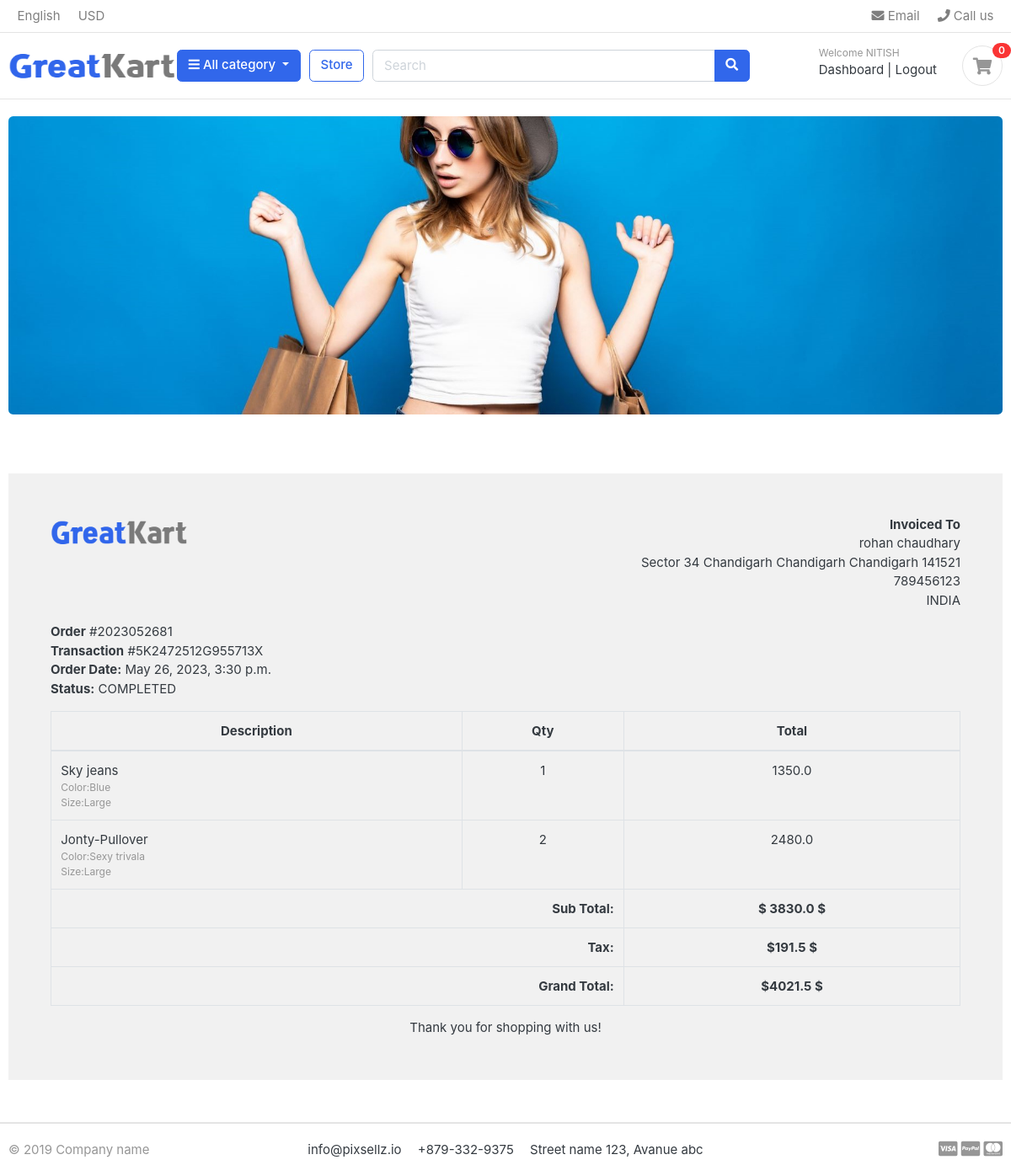
The app's page /accounts/order_detail/2023052681 (signed in) with its own data.
### accounts/models.py (models this page shows, shortened)
class Account(AbstractBaseUser):
    first_name = models.CharField(max_length=50)
    last_name = models.CharField(max_length=50)
    username = models.CharField(max_length=50 ,unique=True)
    email = models.EmailField(max_length=100 , unique=True)
    phone_number = models.CharField(max_length=50)
    date_joined = models.DateTimeField(auto_now_add=True)
    last_login = models.DateTimeField(auto_now_add=True)
    is_admin = models.BooleanField(default=False)
    is_staff = models.BooleanField(default=False)
    is_active = models.BooleanField(default=False)
    is_superadmin = models.BooleanField(default=False)
    USERNAME_FIELD = 'email'
    REQUIRED_FIELDS = ['username' , 'first_name' , 'last_name']
    objects = MyAccountManager()

### orders/models.py (models this page shows, shortened)
class Order(models.Model):
    STATUS =(
        ("New" , "New"),
        ("Accepted","Accepted"),
        ("Completed","Completed"),
        ("Cancelled" , "Cancelled"),
    )
    user = models.ForeignKey(Account , on_delete=models.CASCADE)
    payment = models.ForeignKey(Payment , on_delete=models.CASCADE ,blank=True , null=True)
    order_number = models.CharField(max_length=20)
    first_name = models.CharField(max_length=50)
    last_name = models.CharField(max_length=50)
    phone = models.CharField(max_length=15)
    email = models.EmailField(max_length = 50)
    address_line1 = models.CharField(max_length=100)
    address_line2 = models.CharField(max_length=70 , blank=True)
    state = models.CharField(max_length=20)
    city = models.CharField(max_length=30)
    zip = models.CharField(max_length=10 , null=True)
    order_total = models.FloatField()
    tax = models.FloatField()
    status = models.CharField(max_length=10 ,choices=STATUS , default="NEW")
    ip = models.CharField(blank= True , max_length = 20)
    is_ordered = models.BooleanField(default=False)
    created_at = models.DateTimeField(auto_now_add=True)
    updated_at = models.DateTimeField(auto_now=True)
    def full_name(self):
        return f'{self.first_name} {self.last_name}'
    def full_address(self):
        return f'{self.address_line1} {self.address_line2} {self.state} {self.city} {self.zip}'

class Payment(models.Model):
    user = models.ForeignKey(Account , on_delete=models.CASCADE)
    payment_id= models.CharField(max_length=100)
    payment_method = models.CharField(max_length=100)
    amount_paid = models.CharField(max_length=100)
    status = models.CharField(max_length=100)
    created_at = models.DateTimeField(auto_now_add=True)

class OrderProduct(models.Model):
    order = models.ForeignKey(Order , on_delete=models.CASCADE)
    payment = models.ForeignKey(Payment , on_delete=models.SET_NULL , blank=True , null=True)
    user = models.ForeignKey(Account , on_delete=models.CASCADE)
    product = models.ForeignKey(Product , on_delete=models.CASCADE)
    variation = models.ManyToManyField(Variation ,blank=True)
    quantity = models.IntegerField()
    productPrice = models.FloatField()
    ordered = models.BooleanField(default=False)
    created_at = models.DateTimeField(auto_now_add=True)
    updated_at = models.DateTimeField(auto_now=True)
    def product_total(self):
        return (self.productPrice*self.quantity)

### store/models.py (models this page shows, shortened)
class Product(models.Model):
    product_name = models.CharField(max_length =200  , unique=True)
    slug = models.CharField(max_length=200 , unique=True)
    description = models.TextField(max_length=500 , blank=True)
    price = models.IntegerField()
    images= models.ImageField(upload_to= 'photos/products')
    stock = models.IntegerField()
    is_available = models.BooleanField(default=True)
    category = models.ForeignKey(Category ,on_delete=models.CASCADE)
    created_date = models.DateTimeField(auto_now_add=True)
    modified_date = models.DateTimeField(auto_now=True)

class Variation(models.Model):
    product = models.ForeignKey(Product , on_delete=models.CASCADE)
    variation_category = models.CharField(max_length=100 , choices=variation_category_choice)
    variation_value = models.CharField(max_length =100)
    is_active = models.BooleanField(default=True)
    created_date = models.DateTimeField(auto_now=True)
    objects = VariationManager()

### accounts/views.py (the view)
# urls.py: path('order_detail/<int:order_id>' , views.order_detail , name = "order_detail")
@login_required(login_url='/accounts/login/65')
def order_detail(request , order_id):
    order_detail = OrderProduct.objects.filter(order__order_number=order_id)
    order = Order.objects.get(order_number = order_id)
    total = order.order_total - order.tax
    context = {
        'order_detail':order_detail,
        'order' : order,
        'total':total
    }
    return render(request , "accounts/order_detail.html" , context)

### cart/context_processors.py (called while the page is built)
def counter(request):
    cart_count =0
    if 'admin' in request.path:
        return {
        }
    else:
        try:
            cart = Cart.objects.filter(cart_id = _cart_id(request))
            if request.user.is_authenticated:
                cart_items = CartItem.objects.filter(user = request.user)
            else:
                cart_items = CartItem.objects.all().filter(cart = cart[:1] )
            for cart in cart_items:
                cart_count += cart.quantity
        except:
            cart_count = 0
    return dict(cart_count=cart_count)

### cart/views.py (called while the page is built)
def _cart_id(request):
    cart = request.session.session_key
    if not cart:
        cart =request.session.create()
    return cart

### category/context_processors.py (called while the page is built)
def menu_links(request):
    links = Category.objects.all()
    return dict(links=links)

### category/models.py (called while the page is built)
    def get_url(self):
        return reverse('product_by_category' , args=[self.slug])

### ludhianaKoti/templates/accounts/order_detail.html
{% extends 'base.html' %}
{% load static %}
{% block content %}
<div class="container" style="margin: 0 auto;padding: 50px;background: #f1f1f1;margin-top: 50px;margin-bottom: 50px;">
    <div class="row invoice row-printable">
        <div class="col-md-12">
            <div class="panel panel-default plain" id="dash_0">
                <div class="panel-body p30">
                    <div class="row">
                        <div class="col-lg-6">
                            <div class="invoice-logo"><img src={% static "/images/logo.png" %} alt="Invoice logo" style="max-height: 40px;"></div>
                        </div>
                        <div class="col-lg-6">
                            <div class="invoice-from">
                                <ul class="list-unstyled text-right">
                                    <li><strong>Invoiced To</strong></li>
                                    <li>{{order.full_name}}</li>
                                    <li>{{order.full_address}}</li>
                                    <li>{{order.phone}}</li>
                                    <li>INDIA</li>
                                </ul>
                            </div>
                        </div>
                        <div class="col-lg-12">
                            <div class="invoice-details mt25">
                                <div class="well">
                                    <ul class="list-unstyled mb0">
                                        <li><strong>Order</strong> #{{ order.order_number }}</li>
                                        <li><strong>Transaction</strong> #{{order.payment.payment_id}}</li>
                                        <li><strong>Order Date:</strong> {{order.created_at}}</li>
                                        <li><strong>Status:</strong> {{order.payment.status}}</li>
                                    </ul>
                                </div>
                            </div>
                            <div class="invoice-items">
                                <div class="table-responsive" style="overflow: hidden; outline: none;" tabindex="0">
                                    <table class="table table-bordered">
                                        <thead>
                                            <tr>
                                                <th class="per70 text-center">Description</th>
                                                <th class="per5 text-center">Qty</th>
                                                <th class="per25 text-center">Total</th>
                                            </tr>
                                        </thead>
                                        <tbody>
                                            {% for product in order_detail %}
                                            <tr>
                                                <td>{{product.product.product_name}}
                                                    <p class = "text-muted small">
                                                    {% if product.variation.all %}
                                                        {% for item in product.variation.all %}
                                                        {{item.variation_category | capfirst}}:{{item.variation_value | capfirst}} <br>
                                                        {% endfor %}
                                                    {% endif %}
                                                    </p>
                                                </td>
                                                <td class="text-center">{{product.quantity}}</td>
                                                <td class="text-center">{{product.product_total}}</td>
                                            </tr>
                                            {% endfor %}
                                        </tbody>
                                        <tfoot>
                                            <tr>
                                                <th colspan="2" class="text-right">Sub Total:</th>
                                                <th class="text-center">$ {{total}} $</th>
                                            </tr>
                                            <tr>
                                                <th colspan="2" class="text-right">Tax:</th>
                                                <th class="text-center">${{order.tax}} $</th>
                                            </tr>
                                            <tr>
                                                <th colspan="2" class="text-right">Grand Total:</th>
                                                <th class="text-center">${{order.order_total}} $</th>
                                            </tr>
                                        </tfoot>
                                    </table>
                                </div>
                            </div>
                            <div class="invoice-footer mt25">
                                <p class="text-center">Thank you for shopping with us!</p>
                            </div>
                        </div>
                    </div>
                </div>
            </div>
        </div>
    </div>
    </div>
{% endblock %}

### ludhianaKoti/templates/includes/navbar.html (shortened to what this page needs)
{% load static %}
<header class="section-header">
    <nav class="navbar p-md-0 navbar-expand-sm navbar-light border-bottom">
    <div class="container">
      <div class="collapse navbar-collapse" id="navbarTop4">
        <ul class="navbar-nav mr-auto">
            <li class="nav-item dropdown">
                 <a href="#" class="nav-link">   English </a>
            </li>
            <li class="nav-item dropdown">
                <a href="#" class="nav-link"> USD </a>
            </li>
        </ul>
        <ul class="navbar-nav">
            <li><a href="#" class="nav-link"> <i class="fa fa-envelope"></i> Email </a></li>
            <li><a href="#" class="nav-link"> <i class="fa fa-phone"></i> Call us </a></li>
        </ul>
      </div>
    </div>
    </nav>
    <section class="header-main border-bottom">
        <div class="container">
    <div class="row align-items-center">
        <div class="col-lg-2 col-md-3 col-6">
            <a href="{% url 'home' %}" class="brand-wrap">
                <img width = 200px height = 150px class="logo" src="{% static './images/logo.png' %}">
            </a>
        </div>
        <div class="col-lg col-sm col-md col-6 flex-grow-0">
            <div class="category-wrap dropdown d-inline-block float-right">
                <button type="button" class="btn btn-primary dropdown-toggle" data-toggle="dropdown">
                    <i class="fa fa-bars"></i> All category
                </button>
            </div>
        </div>
        <a href="{% url 'store' %}" class="btn btn-outline-primary">Store</a>
        <div class="col-lg  col-md-6 col-sm-12 col">
            <form action="{% url 'search' %}" class="search" method="GET">
                <div class="input-group w-100">
                    <input type="text" class="form-control" style="width:60%;" placeholder="Search" name="keyword">
                    <div class="input-group-append">
                      <button class="btn btn-primary" type="submit">
                        <i class="fa fa-search"></i>
                      </button>
                    </div>
                </div>
            </form>
        </div>
        <div class="col-lg-3 col-sm-6 col-8 order-2 order-lg-3">
                    <div class="d-flex justify-content-end mb-3 mb-lg-0">
                        {% if user.id == None %}
                        <div class="widget-header">
                            <small class="title text-muted">Welcome guest!</small>
                            <div>
                                <a href="{% url 'login' 65 %}">Sign in</a> <span class="dark-transp"> | </span>
                                <a href="{% url 'register' %}"> Register</a>
                            </div>
                        {% else %}
                            <div class="widget-header">
                                <small class="title text-muted">Welcome {{user.first_name|capfirst}}</small>
                            <div>
                                <a href="{% url 'dashboard' %}">Dashboard</a> <span class="dark-transp"> | </span>
                                <a href="{% url 'logout' %}">Logout</a>
                            </div>
                        {% endif %}
                        </div>
                        <a href="{% url 'cart' %}" class="widget-header pl-3 ml-3">
                            <div class="icon icon-sm rounded-circle border "><i class="fa fa-shopping-cart"></i></div>
                            <span class="badge badge-pill badge-danger notify">{{cart_count}}</span>
                        </a>
                    </div>
                </div>
    </div>
        </div>
    </section>
    </header>
    <section class="section-intro padding-y-sm">
    <div class="container">
    <div class="intro-banner-wrap">
        <img  src="{% static 'images/banners/cover.jpg' %}" class="img-fluid rounded">
    </div>
    </div>
    </section>

### static/css/ui.css (style rules this page uses)
html { font-family: "Inter", sans-serif; font-size: 15px; }
.icon-xs, .icon-sm, .icon-md, .icon-lg { display: inline-block; text-align: center; flex-shrink: 0; flex-grow: 0; }
.icon-sm { width: 48px; height: 48px; line-height: 48px !important; font-size: 20px; }
.padding-y-sm { padding-top: 20px; padding-bottom: 20px; }
p:last-child { margin-bottom: 0; }
.header-main { position: relative; padding-top: 1rem; padding-bottom: 1rem; }
.brand-wrap .logo, .navbar-brand .logo { margin-right: 7px; max-height: 42px; display: inline-block; }
.widget-header { display: inline-block; vertical-align: middle; position: relative; }
.widget-header a { color: #343a40; }
.widget-header i { color: #969696; }
.widget-header .title { display: block; }
.widget-header .notify { position: absolute; top: -3px; right: -10px; }
[class*=list-] li:after { visibility: hidden; display: block; content: ""; overflow: hidden; height: 0; clear: both; }
.notify { position: absolute; top: -4px; right: -10px; display: inline-block; padding: 0.25em 0.6em; font-size: 12px; line-height: 1; text-align: center; border-radius: 3rem; color: #fff; background-color: #fa3434; }

### records on screen
Account: first_name "NITISH"
Order: full_name "rohan chaudhary", full_address "Sector 34 Chandigarh Chandigarh Chandigarh 141521", phone "789456123", order_number "2023052681", payment.payment_id "5K2472512G955713X", created_at "May 26, 2023, 3:30 p.m.", payment.status "COMPLETED", tax "191.5", order_total "4021.5"
OrderProduct: product.product_name "Sky jeans", quantity "1", product_total "1350.0"
Variation: variation_category "Color", variation_value "Blue"
Variation: variation_category "Size", variation_value "Large"
OrderProduct: product.product_name "Jonty-Pullover", quantity "2", product_total "2480.0"
Variation: variation_category "Color", variation_value "Sexy trivala"
Variation: variation_category "Size", variation_value "Large"

### other values on screen
{{ cart_count }} "0"
{{ total }} "3830.0"
